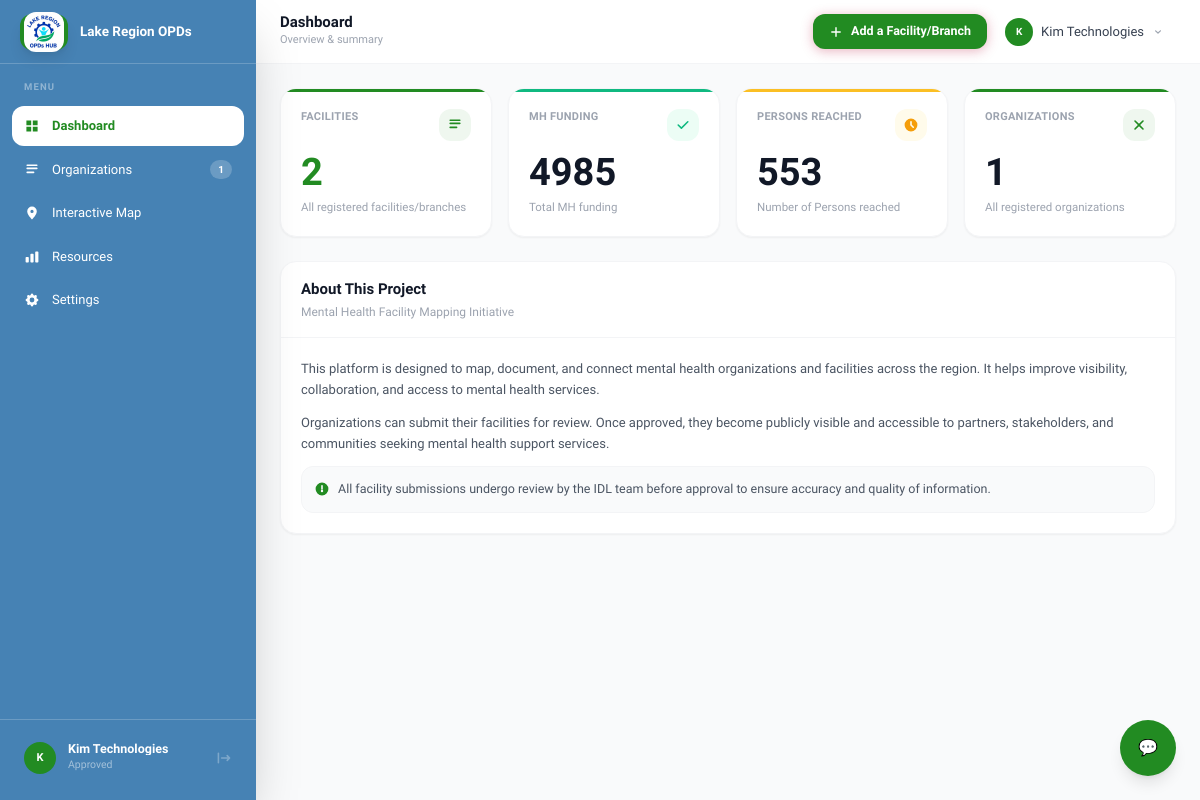
Page / (signed in) on the earlier database version.
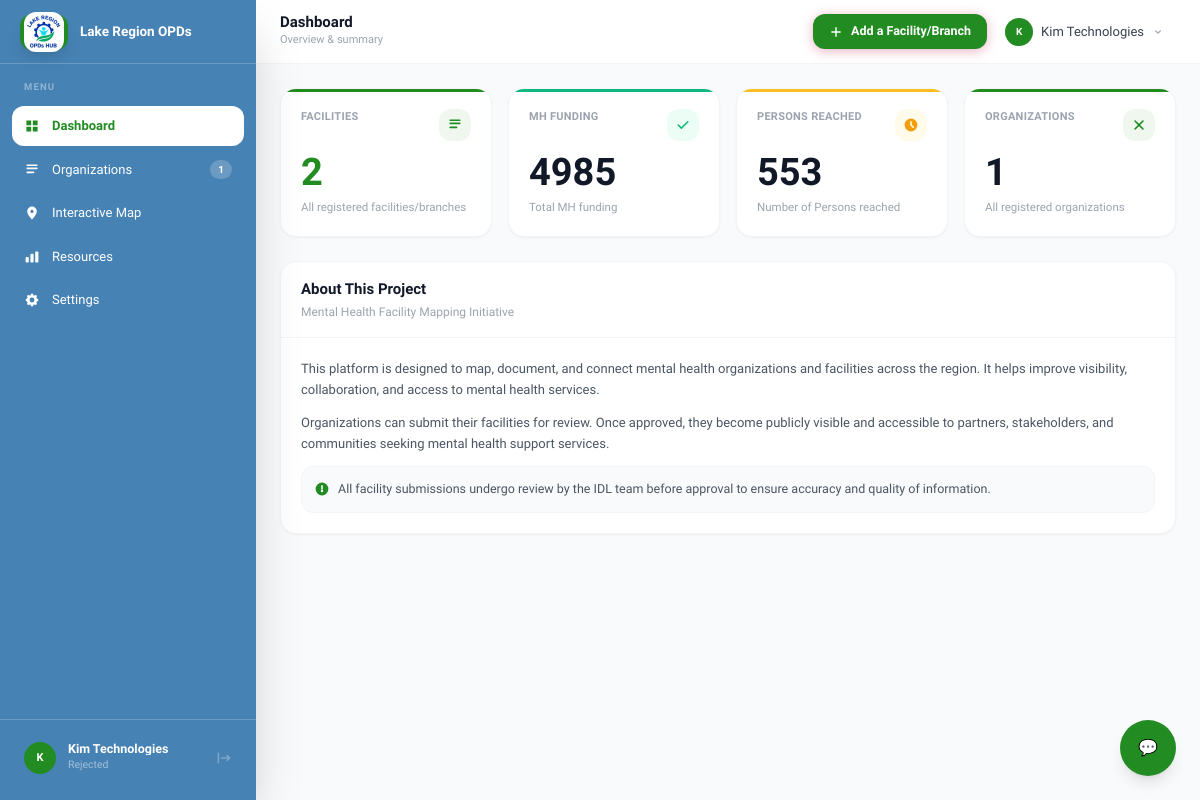
Same page on the later database version.
### app/models.py (models this page shows, shortened)
class Organization(AbstractBaseUser, PermissionsMixin):
    org_name             = models.CharField('Name of Organization', max_length=255)
    email                = models.EmailField('Email Address', unique=True)
    contact_person       = models.CharField('Contact Person', max_length=150)
    correspondence_phone = models.CharField('Correspondence Number', max_length=30)
    correspondence_email = models.EmailField('Correspondence Email')
    logo = models.ImageField('Organization Logo', upload_to='organization_logos/', null=True, blank=True)
    hear_about_us        = models.CharField(
        'How did you hear about us?',
        max_length=20,
        choices=HearAboutUs.choices,
        default=HearAboutUs.REFERRAL,
    )
    hear_about_us_other  = models.CharField(
        'If Other, please specify',
        max_length=255,
        blank=True,
    )
    status               = models.CharField(
        max_length=10,
        choices=RegistrationStatus.choices,
        default=RegistrationStatus.PENDING,
        db_index=True,
    )
    rejection_reason     = models.TextField(blank=True)
    reviewed_at          = models.DateTimeField(null=True, blank=True)
    reviewed_by          = models.ForeignKey(
        'self',
        null=True, blank=True,
        on_delete=models.SET_NULL,
        related_name='reviewed_orgs',
    )
    date_joined          = models.DateTimeField(default=timezone.now)
    updated_at           = models.DateTimeField(auto_now=True)
    is_active            = models.BooleanField(default=True)
    is_staff             = models.BooleanField(default=False)
    USERNAME_FIELD  = 'email'
    REQUIRED_FIELDS = ['org_name']
    objects = OrganizationManager()
    class Meta:
        verbose_name        = 'Organization'
        verbose_name_plural = 'Organizations'
        ordering            = ['-date_joined']
    def __str__(self):
        return f'{self.org_name} ({self.email})'

### app/views.py (the view)
# urls.py: path('', views.dashboard_view, name='dashboard'),
def dashboard_view(request):
    all_facilities = Facility.objects.all()
    my_application = None
    my_facilities = None
    activity = None
    organizations = Organization.objects.filter(status=RegistrationStatus.APPROVED, is_superuser=False)
    if request.user.is_authenticated:
        my_application = Organization.objects.filter(
            email=request.user.email
        ).first()
        activity = Activity.objects.filter(reporting_organisation__email=request.user.email)
        if my_application:
            my_facilities = my_application.facilities.filter(status=RegistrationStatus.APPROVED).order_by('-submitted_at')
    context = {
        'total': all_facilities.count(),
        'approved_count': all_facilities.filter(status=RegistrationStatus.APPROVED).count(),
        'pending_count': all_facilities.filter(status=RegistrationStatus.PENDING).count(),
        'rejected_count': all_facilities.filter(status=RegistrationStatus.REJECTED).count(),
        'featured': Facility.objects.filter(
            status=RegistrationStatus.APPROVED,
            advertise_tier__in=[AdvertiseTier.BASIC, AdvertiseTier.PREMIUM]
        ).select_related('organization').order_by('-advertise_tier', 'name'),
        'my_application': my_application,
        'my_facilities': my_facilities,
        'open_add_facility': request.GET.get('open_add_facility') == '1',
        'organizations_count': organizations.count(),
        'organizations': organizations,
        "resources": Resources.objects.filter(status="active").order_by("-created_at"),
        "activities": activity,
        "total_reached": Activity.objects.aggregate(total=Sum("numbers_reached"))["total"] or 0,
        "total_mh_funding": Facility.objects.aggregate(total=Sum("mh_funding_used_kes"))["total"] or 0,
    }
    return render(request, 'app/dashboard.html', context)

### app/models.py (called while the page is built)
    @property
    def is_approved(self):
        return self.status == RegistrationStatus.APPROVED

### app/templates/app/dashboard.html (shortened to what the changed rows need)
{% load static %}
<!DOCTYPE html>
<html lang="en">
<head>
    <script src="https://cdn.tailwindcss.com"></script>
    <link rel="stylesheet" href="https://unpkg.com/leaflet@1.9.4/dist/leaflet.css" />
</head>
<body class="bg-gray-50 h-screen overflow-hidden" data-open-add-facility="{{ open_add_facility|yesno:'1,0' }}"
    data-org-status="{{ request.user.status }}">
    <div id="dashboard-page" class="flex h-screen overflow-hidden">
        <aside id="sidebar"
            class="fixed md:static z-40 top-0 left-0 h-full w-64 flex flex-col bg-secondary shadow-2xl transform -translate-x-full md:translate-x-0 transition-transform duration-300">
            <div class="px-3 pb-4 pt-3 border-t border-white/20 flex-shrink-0">
                <div
                    class="flex items-center gap-3 px-3 py-2.5 rounded-xl hover:bg-white/10 transition-colors cursor-pointer">
                    {% if request.user.is_authenticated %}
                    <div
                        class="w-8 h-8 rounded-full bg-primary flex items-center justify-center text-white text-[11px] font-bold flex-shrink-0">
                        {{ request.user.org_name|default:"U"|slice:":1"|upper }}</div>
                    <div class="min-w-0 flex-1">
                        <p class="text-white text-[12.5px] font-semibold leading-none truncate">
                            {{ request.user.org_name }}</p>
                        <p class="text-white/50 text-[10.5px] mt-0.5">{{ request.user.get_status_display }}</p>
                    </div>
                    <button onclick="doLogout()" title="Logout"
                        class="text-white/30 hover:text-white/70 transition-colors ml-auto">
                        <svg class="w-4 h-4" fill="currentColor" viewBox="0 0 20 20">
                            <path fill-rule="evenodd"
                                d="M3 3a1 1 0 00-1 1v12a1 1 0 102 0V4a1 1 0 00-1-1zm10.293 9.293a1 1 0 001.414 1.414l3-3a1 1 0 000-1.414l-3-3a1 1 0 10-1.414 1.414L14.586 9H7a1 1 0 100 2h7.586l-1.293 1.293z"
                                clip-rule="evenodd" />
                        </svg>
                    </button>
                    {% else %}
                    <div
                        class="w-24 h-8 rounded-full bg-primary flex items-center justify-center text-white text-[11px] font-bold flex-shrink-0">
                        <a href="{% url 'login' %}">Login/Register</a>
                    </div>
                    {% endif %}
                </div>
            </div>
        </aside>
        <div class="flex-1 flex flex-col min-w-0 overflow-hidden">
            <header
                class="h-16 bg-white border-b border-gray-100 px-4 md:px-6 flex items-center justify-between flex-shrink-0 shadow-sm">
                <div class="flex items-center gap-3">
                    <div class="hidden md:block">
                        <h1 id="page-title" class="text-[15px] font-semibold text-gray-900 leading-none">Dashboard</h1>
                    </div>
                </div>
                <div class="flex items-center gap-2.5">
                    <div class="relative">
                        {% if request.user.is_authenticated %}
                        <button onclick="toggleDropdown()"
                            class="flex items-center gap-2 pl-2 pr-3 py-1.5 rounded-xl hover:bg-gray-100 transition-colors">
                            <div
                                class="w-7 h-7 rounded-full bg-primary flex items-center justify-center text-white text-[10px] font-bold">
                                {{ request.user.org_name|default:"U"|slice:":1"|upper }}</div>
                            <span class="hidden sm:block text-[13px] font-medium text-gray-700">
                                {{ request.user.org_name }}</span>
                            <svg class="w-3 h-3 text-gray-400" fill="currentColor" viewBox="0 0 20 20">
                                <path fill-rule="evenodd"
                                    d="M5.293 7.293a1 1 0 011.414 0L10 10.586l3.293-3.293a1 1 0 111.414 1.414l-4 4a1 1 0 01-1.414 0l-4-4a1 1 0 010-1.414z"
                                    clip-rule="evenodd" />
                            </svg>
                        </button>
                        {% else %}
                        <div class="px-4 py-3 border-b border-gray-50">
                            <p class="text-[12.5px] bg-primary font-semibold text-white px-2 py-2 rounded-xl w-max">
                                <a href="{% url 'login' %}">Login/Register</a>
                            </p>
                        </div>
                        {% endif %}
                    </div>
                </div>
            </header>
            <div class="flex-1 overflow-y-auto bg-gray-50">
                <div id="page-dashboard" class="page active p-4 md:p-6 space-y-6">
                    <div class="fu d2 bg-white rounded-2xl border border-gray-100 shadow-sm overflow-hidden">
                        <div class="px-5 py-4 border-b border-gray-100">
                            <h2 class="text-[15px] font-bold text-gray-900">About This Project</h2>
                        </div>
                    </div>
                </div>
        </div>
    </div>
</body>
</html>

Differences in the rows shown:
changed Organization "Kim Technologies": user.status "Approved" → "Rejected"
